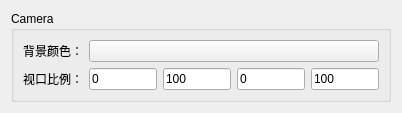
<?xml version="1.0" encoding="UTF-8"?>
<ui version="4.0">
 <class>CameraPropertyWgt</class>
 <widget class="QWidget" name="CameraPropertyWgt">
  <property name="geometry">
   <rect>
    <x>0</x>
    <y>0</y>
    <width>402</width>
    <height>100</height>
   </rect>
  </property>
  <property name="windowTitle">
   <string>Form</string>
  </property>
  <layout class="QGridLayout" name="gridLayout">
   <item row="0" column="0">
    <widget class="QGroupBox" name="groupBox">
     <property name="title">
      <string>Camera</string>
     </property>
     <layout class="QVBoxLayout" name="verticalLayout">
      <item>
       <layout class="QHBoxLayout" name="horizontalLayout">
        <item>
         <widget class="QLabel" name="label">
          <property name="text">
           <string>背景颜色：</string>
          </property>
         </widget>
        </item>
        <item>
         <widget class="QPushButton" name="pushButton_color">
          <property name="sizePolicy">
           <sizepolicy hsizetype="Expanding" vsizetype="Fixed">
            <horstretch>0</horstretch>
            <verstretch>0</verstretch>
           </sizepolicy>
          </property>
          <property name="text">
           <string/>
          </property>
         </widget>
        </item>
       </layout>
      </item>
      <item>
       <layout class="QHBoxLayout" name="horizontalLayout_2">
        <item>
         <widget class="QLabel" name="label_2">
          <property name="text">
           <string>视口比例：</string>
          </property>
         </widget>
        </item>
        <item>
         <widget class="QLineEdit" name="lineEdit_left">
          <property name="text">
           <string>0</string>
          </property>
          <property name="placeholderText">
           <string>左侧</string>
          </property>
         </widget>
        </item>
        <item>
         <widget class="QLineEdit" name="lineEdit_right">
          <property name="text">
           <string>100</string>
          </property>
          <property name="placeholderText">
           <string>右侧</string>
          </property>
         </widget>
        </item>
        <item>
         <widget class="QLineEdit" name="lineEdit_bottom">
          <property name="text">
           <string>0</string>
          </property>
          <property name="placeholderText">
           <string>底部</string>
          </property>
         </widget>
        </item>
        <item>
         <widget class="QLineEdit" name="lineEdit_top">
          <property name="text">
           <string>100</string>
          </property>
          <property name="placeholderText">
           <string>顶部</string>
          </property>
         </widget>
        </item>
       </layout>
      </item>
     </layout>
    </widget>
   </item>
  </layout>
 </widget>
 <resources/>
 <connections/>
</ui>
